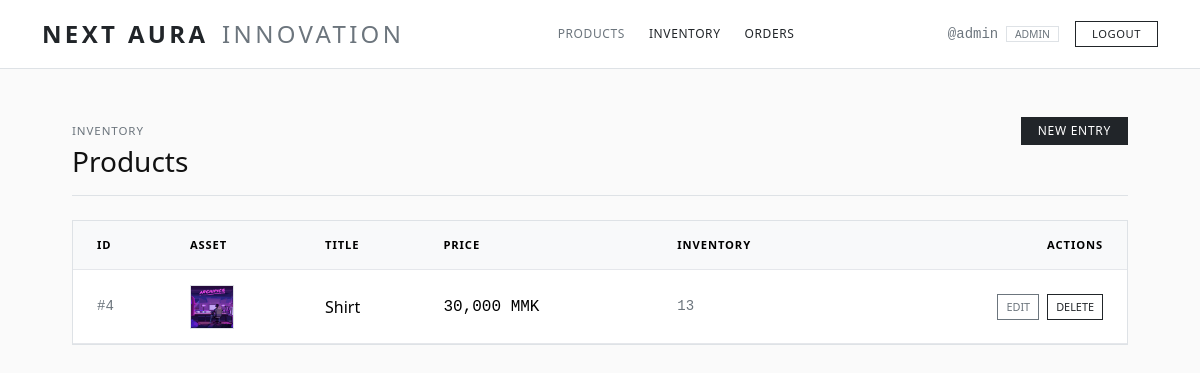
The app's page /product_list.php (signed in) with its own data.
### tables this page shows
CREATE TABLE `products` (
  `id` int(11) NOT NULL,
  `title` varchar(255) NOT NULL,
  `price` int(11) NOT NULL,
  `quantity` int(11) DEFAULT 0,
  `image` varchar(255) DEFAULT NULL,
  `created_at` timestamp NOT NULL DEFAULT current_timestamp()
);

### product_list.php (the view, shortened to what this page needs)
<?php
include 'connection.php';
$products = $conn->query('SELECT * FROM products');
?>
<!DOCTYPE html>
<html lang="en">
<head>
    <link rel="stylesheet" href="https://cdn.jsdelivr.net/npm/bootstrap@5.3.3/dist/css/bootstrap.min.css">
</head>
<body>
    <?php include 'header.php'; ?>
    <main class="container py-5" style="max-width: 1080px;">
      <div class="d-flex justify-content-between align-items-baseline pb-3 mb-4 border-bottom">
        <div>
          <span class="text-uppercase text-secondary small" style="font-size: 0.72rem; letter-spacing: 0.08em;">Inventory</span>
          <h3 class="fw-normal mt-1 mb-0">Products</h3>
        </div>
        <a href="product_create.php" class="btn btn-dark btn-sm rounded-0 px-3 py-1 text-uppercase" style="font-size: 0.75rem; letter-spacing: 0.06em;">New Entry</a>
      </div>
      <div class="bg-white border">
        <div class="table-responsive">
          <table class="table align-middle mb-0">
            <thead class="border-bottom bg-light">
              <tr class="text-uppercase text-secondary small" style="font-size: 0.7rem; letter-spacing: 0.08em;">
                <th class="ps-4 py-3 fw-semibold">ID</th>
                <th class="py-3 fw-semibold">Asset</th>
                <th class="py-3 fw-semibold">Title</th>
                <th class="py-3 fw-semibold">Price</th>
                <th class="py-3 fw-semibold">Inventory</th>
                <th class="pe-4 py-3 text-end fw-semibold">Actions</th>
              </tr>
            </thead>
            <tbody>
              <?php if ($products->num_rows > 0): ?>
                <?php while ($row = $products->fetch_assoc()): ?>
                <tr>
                  <td class="ps-4 font-monospace text-secondary small">#<?php echo $row['id']; ?></td>
                  <td>
                    <?php if (!empty($row['image']) && file_exists('uploads/' . $row['image'])): ?>
                      <img src="uploads/<?php echo $row['image']; ?>" width="44" height="44" class="object-fit-cover border">
                    <?php else: ?>
                      <div class="border bg-light text-secondary small d-flex align-items-center justify-content-center" style="width: 44px; height: 44px; font-size: 0.65rem;">N/A</div>
                    <?php endif; ?>
                  </td>
                  <td class="fw-medium"><?php echo htmlspecialchars($row['title']); ?></td>
                  <td class="font-monospace"><?php echo number_format($row['price']); ?> MMK</td>
                  <td class="text-secondary small font-monospace"><?php echo $row['quantity']; ?></td>
                  <td class="pe-4 text-end">
                    <div class="d-inline-flex gap-2">
                      <a href="product_update.php?id=<?php echo $row['id']; ?>" class="btn btn-outline-secondary btn-sm rounded-0 px-2 py-1 text-uppercase" style="font-size: 0.68rem;">Edit</a>
                      <a href="product_del.php?id=<?php echo $row['id']; ?>" class="btn btn-outline-dark btn-sm rounded-0 px-2 py-1 text-uppercase" style="font-size: 0.68rem;">Delete</a>
                    </div>
                  </td>
                </tr>
                <?php endwhile; ?>
              <?php else: ?>
                <tr><td colspan="6" class="text-center py-5 text-secondary small">No records in directory.</td></tr>
              <?php endif; ?>
            </tbody>
          </table>
        </div>
      </div>
    </main>
</body>
</html>

### product_list.php (style rules this page uses)
body { background-color: #fafafa; color: #111; }
.table > :not(caption) > * > * { padding: 0.9rem 0.85rem; background-color: transparent; border-bottom-color: #e5e7eb; }

### records on screen
products: id "4", image (picture), title "Shirt", price "30,000", quantity "13"

### other values on screen
$_SESSION['username'] "admin"
$_SESSION['role'] "ADMIN"
